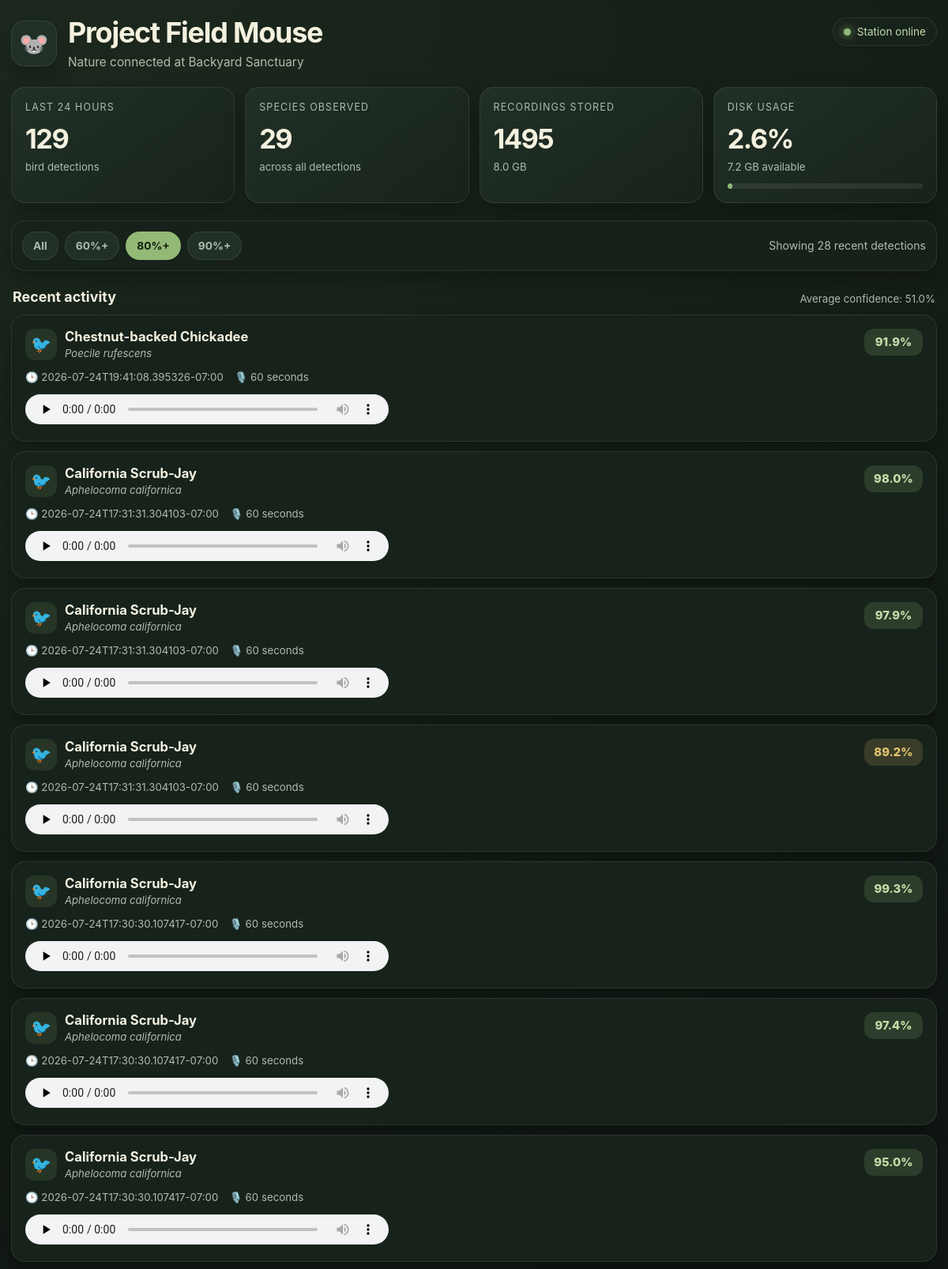
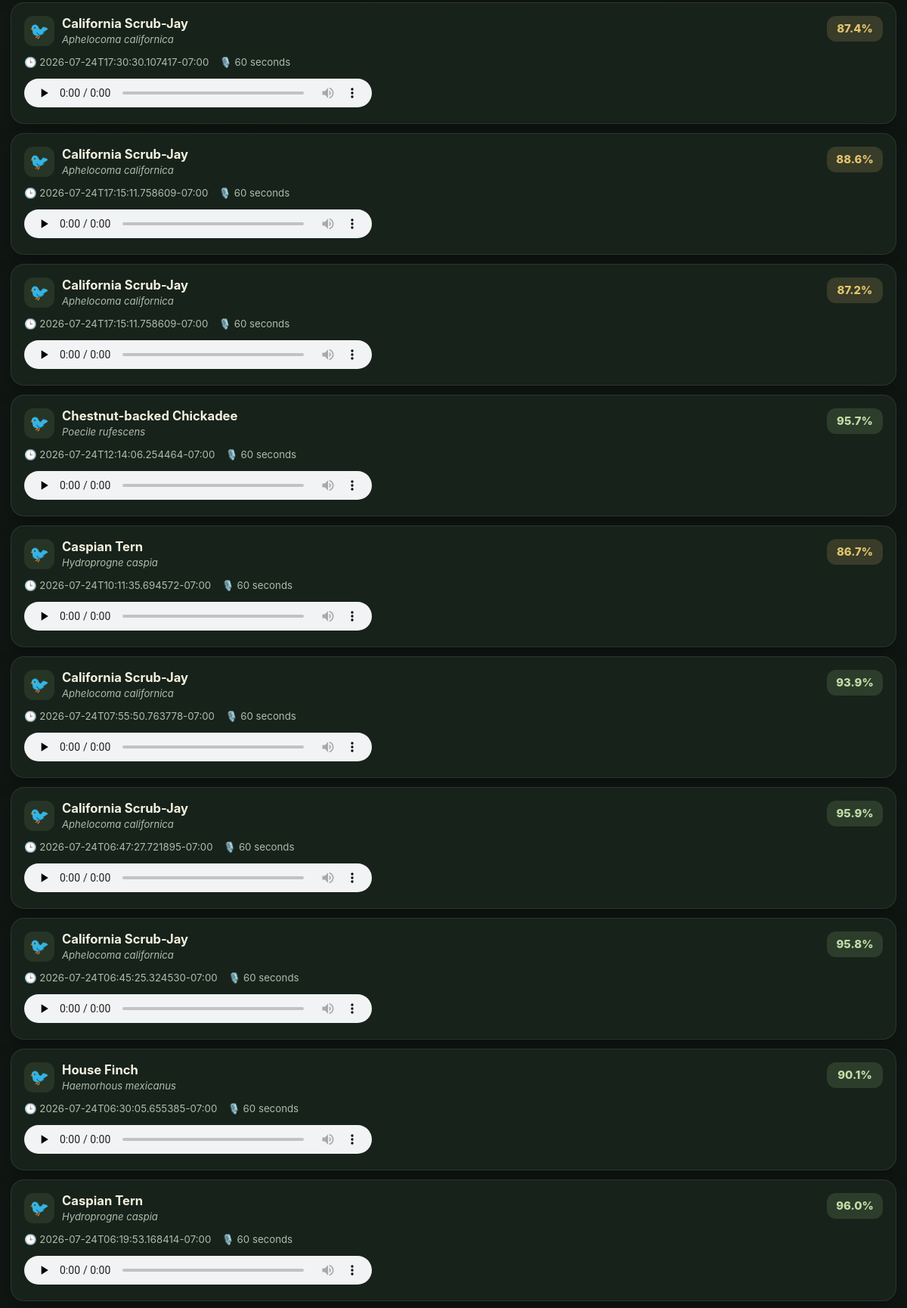
The page / (upper part) on the database its author committed (2 pictures, top to bottom).
### tables this page shows
CREATE TABLE detections (
    id INTEGER PRIMARY KEY AUTOINCREMENT,
    recording_id INTEGER NOT NULL,
    detector TEXT NOT NULL DEFAULT 'birdnet',
    scientific_name TEXT,
    common_name TEXT NOT NULL,
    confidence REAL NOT NULL,
    start_time TEXT NOT NULL,
    end_time TEXT NOT NULL,
    created_at TEXT NOT NULL DEFAULT CURRENT_TIMESTAMP,

    FOREIGN KEY (recording_id)
        REFERENCES recordings(id)
        ON DELETE CASCADE
);

CREATE TABLE recordings (
    id INTEGER PRIMARY KEY AUTOINCREMENT,
    station_id TEXT NOT NULL,
    file_path TEXT NOT NULL UNIQUE,
    recorded_at TEXT NOT NULL,
    duration_seconds INTEGER NOT NULL,
    sample_rate INTEGER NOT NULL,
    channels INTEGER NOT NULL,
    sample_format TEXT NOT NULL,
    file_size_bytes INTEGER NOT NULL,
    processing_status TEXT NOT NULL DEFAULT 'pending',
    created_at TEXT NOT NULL,
    FOREIGN KEY (station_id) REFERENCES stations(id)
);

### fieldmouse/web/app.py (the view)
@app.route("/")
def index():
    try:
        minimum_confidence = float(
            request.args.get("min_confidence", "0.80")
        )
    except ValueError:
        minimum_confidence = 0.80
    minimum_confidence = max(
        0.0,
        min(minimum_confidence, 1.0),
    )
    try:
        limit = int(request.args.get("limit", "100"))
    except ValueError:
        limit = 100
    limit = max(10, min(limit, 500))
    with get_database() as connection:
        rows = connection.execute(
            """
            SELECT
                d.id AS detection_id,
                d.recording_id,
                d.common_name,
                d.scientific_name,
                d.confidence,
                d.start_time,
                d.end_time,
                d.created_at,
                r.recorded_at,
                r.file_path,
                r.duration_seconds
            FROM detections d
            JOIN recordings r ON r.id = d.recording_id
            WHERE d.confidence >= ?
            ORDER BY d.created_at DESC, d.confidence DESC
            LIMIT ?
            """,
            (minimum_confidence, limit),
        ).fetchall()
        detections = []
        for row in rows:
            detection = dict(row)
            recording_path = resolve_recording_path(
                detection["file_path"]
            )
            detection["audio_available"] = bool(
                recording_path
                and recording_path.is_file()
            )
            detections.append(detection)
        stats = get_dashboard_stats(connection)
        top_species = get_top_species(connection)
        latest_detection = get_latest_detection(connection)
        if latest_detection is not None:
            latest_detection = dict(latest_detection)
            latest_path = resolve_recording_path(
                latest_detection["file_path"]
            )
            latest_detection["audio_available"] = bool(
                latest_path
                and latest_path.is_file()
            )
    return render_template(
        "index.html",
        detections=detections,
        stats=stats,
        top_species=top_species,
        latest_detection=latest_detection,
        minimum_confidence=minimum_confidence,
        limit=limit,
    )

### fieldmouse/web/app.py (called while the page is built)
def get_database() -> sqlite3.Connection:
    connection = sqlite3.connect(DATABASE_PATH)
    connection.row_factory = sqlite3.Row
    return connection

def resolve_recording_path(file_path: str) -> Path | None:
    path = (PROJECT_ROOT / file_path).resolve()
    if path != RECORDINGS_ROOT and RECORDINGS_ROOT not in path.parents:
        return None
    return path

def seconds_since(timestamp: str | None) -> float | None:
    if not timestamp:
        return None
    try:
        parsed = datetime.fromisoformat(timestamp)
        if parsed.tzinfo is None:
            parsed = parsed.replace(tzinfo=timezone.utc)
        return (
            datetime.now(timezone.utc)
            - parsed.astimezone(timezone.utc)
        ).total_seconds()
    except ValueError:
        return None

def get_top_species(
    connection: sqlite3.Connection,
    limit: int = 5,
) -> list[sqlite3.Row]:
    return connection.execute(
        """
        SELECT
            common_name,
            scientific_name,
            COUNT(*) AS detection_count,
            ROUND(MAX(confidence) * 100, 1) AS highest_confidence,
            MAX(created_at) AS last_detected_at
        FROM detections
        WHERE datetime(created_at) >= datetime('now', '-24 hours')
        GROUP BY common_name, scientific_name
        ORDER BY detection_count DESC, highest_confidence DESC
        LIMIT ?
        """,
        (limit,),
    ).fetchall()

def get_latest_detection(
    connection: sqlite3.Connection,
) -> sqlite3.Row | None:
    return connection.execute(
        """
        SELECT
            d.id AS detection_id,
            d.recording_id,
            d.common_name,
            d.scientific_name,
            d.confidence,
            d.created_at,
            r.recorded_at,
            r.file_path
        FROM detections d
        JOIN recordings r ON r.id = d.recording_id
        ORDER BY d.created_at DESC
        LIMIT 1
        """
    ).fetchone()

@app.template_filter("filesize")
def format_filesize(byte_count: int | float | None) -> str:
    if not byte_count:
        return "0 B"
    size = float(byte_count)
    for unit in ("B", "KB", "MB", "GB", "TB"):
        if size < 1024 or unit == "TB":
            return f"{size:.1f} {unit}"
        size /= 1024
    return f"{byte_count} B"

### fieldmouse/web/templates/index.html (shortened to what this page needs)
<!doctype html>
<html lang="en">
<head>
        <link rel="stylesheet" href="{{ url_for('static', filename='css/dashboard.css') }}">
</head>
<body>
    <main class="page">
        <header class="hero">
            <div class="brand">
                <div class="mascot">🐭</div>
                <div>
                    <h1>Project Field Mouse</h1>
                    <p class="subtitle">
                        Nature connected at Backyard Sanctuary
                    </p>
                </div>
            </div>
            <div class="online">
                <span class="online-dot"></span>
                Station online
            </div>
        </header>
        <section class="stats-grid">
            <article class="stat-card">
                <div class="stat-label">Last 24 hours</div>
                <div class="stat-value">
                    {{ stats.detections_last_24_hours }}
                </div>
                <div class="stat-detail">
                    bird detections
                </div>
            </article>
            <article class="stat-card">
                <div class="stat-label">Species observed</div>
                <div class="stat-value">
                    {{ stats.species_count }}
                </div>
                <div class="stat-detail">
                    across all detections
                </div>
            </article>
            <article class="stat-card">
                <div class="stat-label">Recordings stored</div>
                <div class="stat-value">
                    {{ stats.total_recordings }}
                </div>
                <div class="stat-detail">
                    {{ stats.total_recording_bytes | filesize }}
                </div>
            </article>
            <article class="stat-card">
                <div class="stat-label">Disk usage</div>
                <div class="stat-value">
                    {{ stats.disk_percent }}%
                </div>
                <div class="stat-detail">
                    {{ stats.disk_free | filesize }} available
                </div>
                <div class="disk-track">
                    <div
                        class="disk-bar"
                        style="width: {{ stats.disk_percent }}%"
                    ></div>
                </div>
            </article>
        </section>
        <nav class="toolbar">
            <div class="filters">
                <a
                    class="filter-button
                    {% if minimum_confidence == 0 %}active{% endif %}"
                    href="/?min_confidence=0&limit={{ limit }}"
                >
                    All
                </a>
                <a
                    class="filter-button
                    {% if minimum_confidence == 0.6 %}active{% endif %}"
                    href="/?min_confidence=0.6&limit={{ limit }}"
                >
                    60%+
                </a>
                <a
                    class="filter-button
                    {% if minimum_confidence == 0.8 %}active{% endif %}"
                    href="/?min_confidence=0.8&limit={{ limit }}"
                >
                    80%+
                </a>
                <a
                    class="filter-button
                    {% if minimum_confidence == 0.9 %}active{% endif %}"
                    href="/?min_confidence=0.9&limit={{ limit }}"
                >
                    90%+
                </a>
            </div>
            <div class="result-count">
                Showing {{ detections | length }} recent detections
            </div>
        </nav>
        <div class="section-title">
            <h2>Recent activity</h2>
            <span>
                Average confidence:
                {{ stats.average_confidence }}%
            </span>
        </div>
        <section class="detection-list">
            {% for detection in detections %}
                {% set percentage = detection.confidence * 100 %}
                {% if percentage >= 90 %}
                    {% set confidence_class = "confidence-high" %}
                {% elif percentage >= 80 %}
                    {% set confidence_class = "confidence-medium" %}
                {% else %}
                    {% set confidence_class = "confidence-low" %}
                {% endif %}
                <article class="detection-card">
                    <div>
                        <div class="species-row">
                            <div class="bird-icon">🐦</div>
                            <div>
                                <h3 class="species-name">
                                    {{ detection.common_name }}
                                </h3>
                                {% if detection.scientific_name %}
                                    <div class="scientific-name">
                                        {{ detection.scientific_name }}
                                    </div>
                                {% endif %}
                            </div>
                        </div>
                        <div class="metadata">
                            <span>
                                🕒 {{ detection.recorded_at }}
                            </span>
                            {% if detection.duration_seconds %}
                                <span>
                                    🎙️ {{ detection.duration_seconds | round | int }}
                                    seconds
                                </span>
                            {% endif %}
                        </div>
                        <audio controls preload="none">
                            <source
                                src="/audio/{{ detection.recording_id }}"
                                type="audio/wav"
                            >
                        </audio>
                    </div>
                    <div class="confidence {{ confidence_class }}">
                        {{ "%.1f" | format(percentage) }}%
                    </div>
                </article>
            {% else %}
                <div class="empty-state">
                    No detections match this confidence filter yet.
                </div>
            {% endfor %}
        </section>
    </main>
</body>
</html>

### rows shown on the page
detections: common_name "Chestnut-backed Chickadee", scientific_name "Poecile rufescens", recorded_at "2026-07-24T19:41:08.395326-07:00", duration_seconds "60", percentage "91.9"
detections: common_name "California Scrub-Jay", scientific_name "Aphelocoma californica", recorded_at "2026-07-24T17:31:31.304103-07:00", duration_seconds "60", percentage "98.0"
detections: common_name "California Scrub-Jay", scientific_name "Aphelocoma californica", recorded_at "2026-07-24T17:31:31.304103-07:00", duration_seconds "60", percentage "97.9"
detections: common_name "California Scrub-Jay", scientific_name "Aphelocoma californica", recorded_at "2026-07-24T17:31:31.304103-07:00", duration_seconds "60", percentage "89.2"
detections: common_name "California Scrub-Jay", scientific_name "Aphelocoma californica", recorded_at "2026-07-24T17:30:30.107417-07:00", duration_seconds "60", percentage "99.3"
detections: common_name "California Scrub-Jay", scientific_name "Aphelocoma californica", recorded_at "2026-07-24T17:30:30.107417-07:00", duration_seconds "60", percentage "97.4"
detections: common_name "California Scrub-Jay", scientific_name "Aphelocoma californica", recorded_at "2026-07-24T17:30:30.107417-07:00", duration_seconds "60", percentage "95.0"
detections: common_name "California Scrub-Jay", scientific_name "Aphelocoma californica", recorded_at "2026-07-24T17:30:30.107417-07:00", duration_seconds "60", percentage "87.4"
detections: common_name "California Scrub-Jay", scientific_name "Aphelocoma californica", recorded_at "2026-07-24T17:15:11.758609-07:00", duration_seconds "60", percentage "88.6"
detections: common_name "California Scrub-Jay", scientific_name "Aphelocoma californica", recorded_at "2026-07-24T17:15:11.758609-07:00", duration_seconds "60", percentage "87.2"
detections: common_name "Chestnut-backed Chickadee", scientific_name "Poecile rufescens", recorded_at "2026-07-24T12:14:06.254464-07:00", duration_seconds "60", percentage "95.7"
detections: common_name "Caspian Tern", scientific_name "Hydroprogne caspia", recorded_at "2026-07-24T10:11:35.694572-07:00", duration_seconds "60", percentage "86.7"
detections: common_name "California Scrub-Jay", scientific_name "Aphelocoma californica", recorded_at "2026-07-24T07:55:50.763778-07:00", duration_seconds "60", percentage "93.9"
detections: common_name "California Scrub-Jay", scientific_name "Aphelocoma californica", recorded_at "2026-07-24T06:47:27.721895-07:00", duration_seconds "60", percentage "95.9"
detections: common_name "California Scrub-Jay", scientific_name "Aphelocoma californica", recorded_at "2026-07-24T06:45:25.324530-07:00", duration_seconds "60", percentage "95.8"
detections: common_name "House Finch", scientific_name "Haemorhous mexicanus", recorded_at "2026-07-24T06:30:05.655385-07:00", duration_seconds "60", percentage "90.1"
detections: common_name "Caspian Tern", scientific_name "Hydroprogne caspia", recorded_at "2026-07-24T06:19:53.168414-07:00", duration_seconds "60", percentage "96.0"

### other values the page prints
{{ stats.detections_last_24_hours }} "129"
{{ stats.species_count }} "29"
{{ stats.total_recordings }} "1495"
{{ stats.total_recording_bytes | filesize }} "8.0 GB"
{{ stats.disk_percent }} "2.6"
{{ stats.disk_free | filesize }} "7.2 GB"
{{ detections | length }} "28"
{{ stats.average_confidence }} "51.0"
